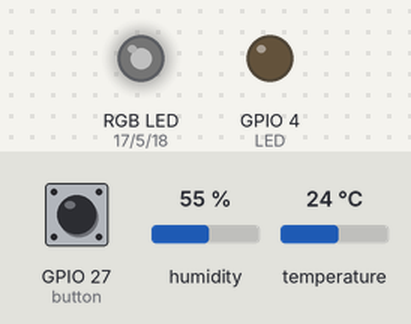
Simulated run of this sketch. Board: ESP32. On the bench: an RGB LED mixed from three pins (HIGH = lit), output pins drawn as LEDs (lit = HIGH). The test bench sets the inputs (shaded band); at power-on: GPIO 27 (button) LOW, humidity 55 %, temperature 24 °C. Dim RGB values are drawn brighter than linear; what the sketch prints to the serial monitor is not drawn.

Above: at 0.09 s.
At 1.2 s:
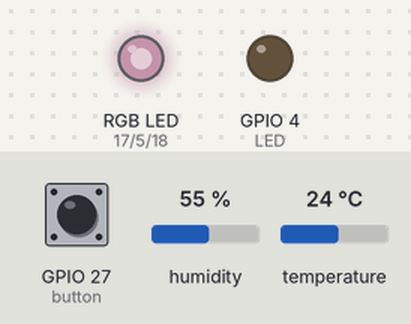
1.3 s: GPIO 27 (button) pulled HIGH for 0.15 s
At 1.53 s:
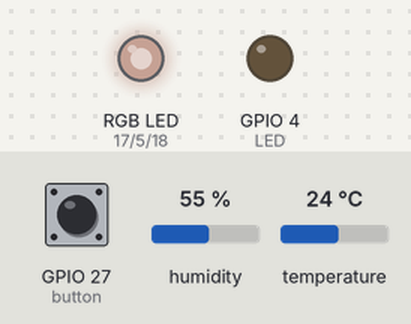
4.8 s: GPIO 27 (button) pulled HIGH for 1 s
Timing chart, 0 to 8.1 s (numbered marks = the images above; inputs shaded):
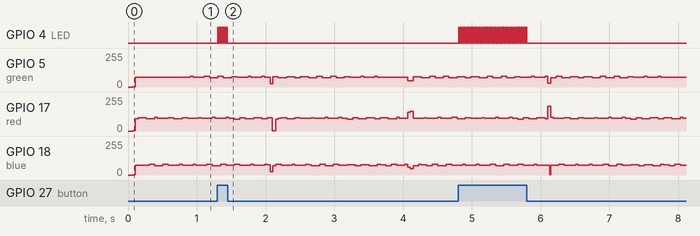

Measured:
- after the input at 1.3 s, GPIO 4 (LED): alternates HIGH for 0.01 s and LOW for 0.01 s, 12 changes in all, then stays LOW, starting at once

The sketch:

Openhouse_simple_touch.ino
```cpp
#include <DHT.h>
#define DHTTYPE DHT11 // XHT11 u s e s DHT11 p r o t o c o l
#define DHTPIN 33

int red = 17;
int green = 5;
int blue = 18;
int LED = 4;
int on = 0;
int button = 27;

DHT dht(DHTPIN, DHTTYPE) ;

void setup() {
  Serial.begin(115200);
  dht.begin();

  pinMode(red, OUTPUT);
  pinMode(green, OUTPUT);
  pinMode(blue, OUTPUT);
  pinMode(LED, OUTPUT);
  pinMode(button, INPUT);
}

void toggleLED(){
  if (on == 0) on = 1;
  else on = 0;
}
void RGB(){
  int val;
  for (val = 255; val > 0; val--){
    analogWrite(red, val/2);
    analogWrite(green, 255-val);
    analogWrite(blue, 128-val);
  }
  for (val = 0; val < 255; val++){
    analogWrite(red, val);
    analogWrite(green, 128-val);
    analogWrite(blue, 255-val);

  }
}

void loop() {
  float temperature = dht.readTemperature();
  float humidity = dht.readHumidity();

  float tempOffset = 1.5;
  float tempCal = temperature + tempOffset;

  Serial.print("Humidity: "); Serial.print(humidity); Serial.println(" %");
  Serial.print("Temperature: "); Serial.print(temperature); Serial.println(" C");

  if (digitalRead(button) == HIGH) {
    toggleLED();
    // delay(20);
  }

    Serial.println(on);
  if (on == 1) {
    digitalWrite(LED, HIGH);
  }
  else {
    digitalWrite(LED, LOW);
  }

  RGB();
  //delay(2000);
}
```
